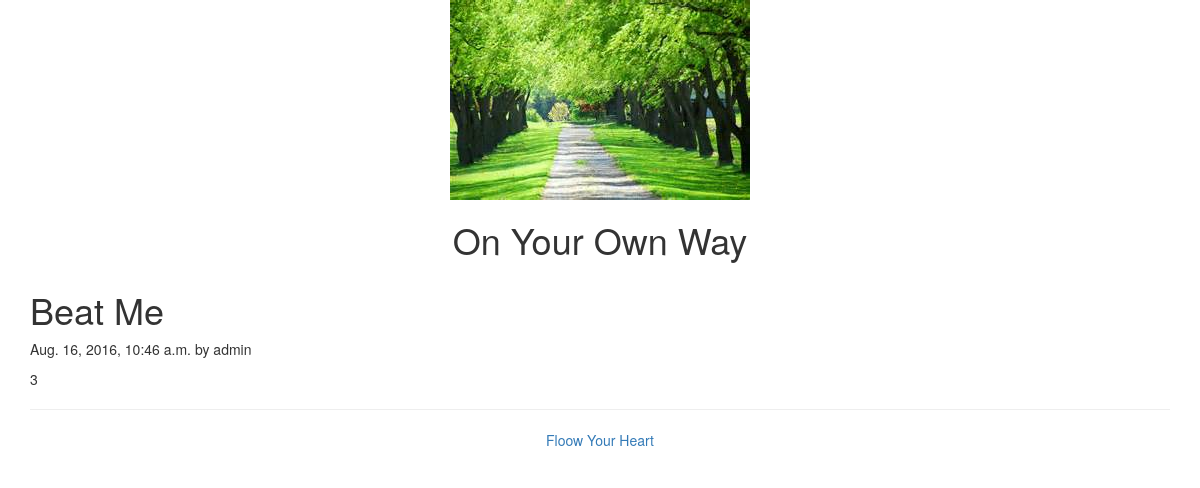
The app's page /blog/2016/08/16/3/ with its own data.
### blog/models.py (models this page shows, shortened)
class Post(models.Model):
    STATUS_CHOICE = (("draft", "DRAFT"), ("published", "PUBLISHED"),)
    title = models.CharField(max_length=250)
    slug = models.SlugField(max_length=250, unique_for_date="published")
    author = models.ForeignKey(User, related_name="blog_posts")
    body = models.TextField()
    published = models.DateTimeField(default=timezone.now)
    created = models.DateTimeField(auto_now_add=True)
    updated = models.DateTimeField(auto_now=True)
    status = models.CharField(max_length=10, choices=STATUS_CHOICE, default="draft")
    class Mate:
        ordering = ("-published",)

### blog/views.py (the view)
# urls.py: url(r'^(?P<year>\d{4})/(?P<month>\d{2})/(?P<day>\d{2})/(?P<post>[-\w]+)/$', views.post_detail, name='post_detail'),
def post_detail(request, year, month, day, post):
    post = get_object_or_404(Post, slug=post, status="published", published__year=year, published__month=month, published__day=day)
    return render(request, 'blog/post/detail.html', {"post":post})

### blog/templates/blog/post/detail.html (shortened to what this page needs)
{% extends 'blog/base.html' %}
{% block content %}
<h1>{{ post.title }}</h1>
<p>{{ post.published }} by {{ post.author }}</p>
<div>
  {{ post.body }}
</div>
{% endblock %}

### records on screen
Post: title "Beat Me", published "Aug. 16, 2016, 10:46 a.m.", author "admin", body "3"
